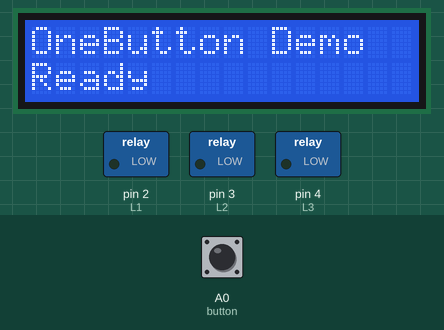
A sketch run on a simulated Arduino Uno, built with avr-gcc and run on an emulated ATmega328P. Shown: 16×2 character LCD, switched loads named in the sketch (green lamp = pin HIGH). The test bench sets the inputs (shaded band); at power-on: A0 (button) HIGH.

Above: at 1.2 s.
1.3 s: A0 (button) pulled LOW for 0.15 s
At 2.2 s:
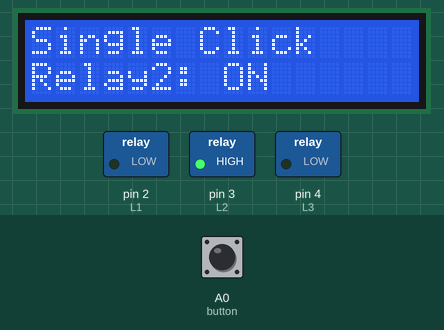
3.4 s: A0 (button) pulled LOW for 1 s
At 5.6 s:
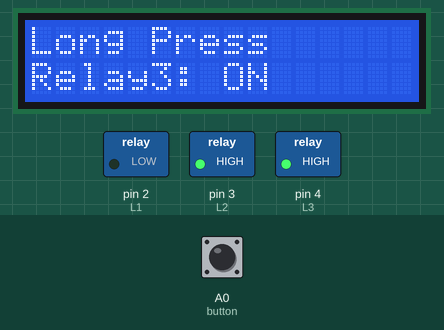
5.9 s: A0 (button) pulled LOW for 0.15 s
At 6.9 s:
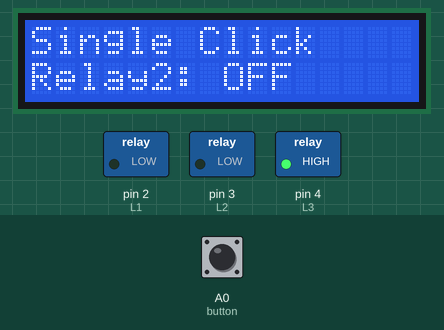
8.0 s: A0 (button) pulled LOW for 3.2 s
At 12.3 s:
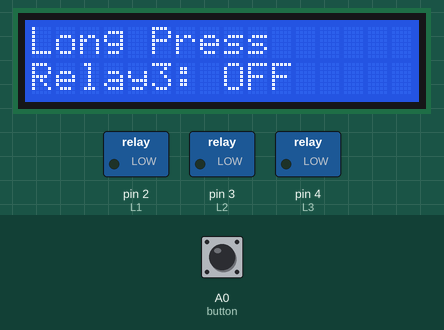
12.7 s: A0 (button) pulsed LOW 5 times (0.12 s each, 0.3 s apart)
At 15.4 s:
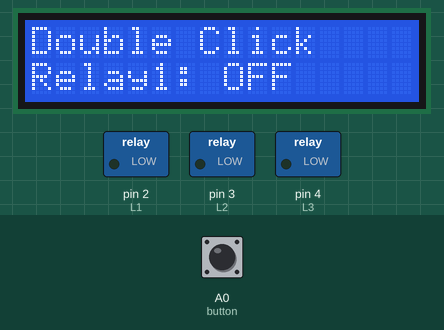
Timing chart, 0 to 16.7 s (numbered marks = the images above; inputs shaded):
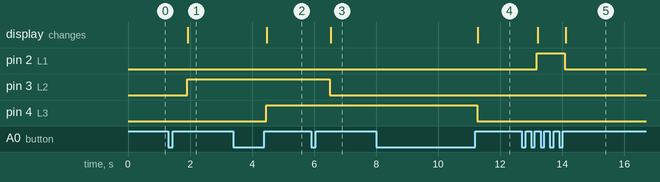

Measured:
- after the input at 1.3 s, pin 3 (L2): LOW → HIGH after 0.61 s; the display: changes after 0.63 s (image 1)
- after the input at 3.4 s, pin 4 (L3): LOW → HIGH after 1.1 s; the display: changes after 1.1 s (image 2)
- after the input at 5.9 s, pin 3 (L2): HIGH → LOW after 0.60 s; the display: changes after 0.63 s (image 3)
- after the input at 8.0 s, pin 4 (L3): HIGH → LOW after 3.3 s; the display: changes after 3.3 s (image 4)
- after the input at 12.7 s, pin 2 (L1): LOW → HIGH after 0.49 s, → LOW 0.90 s later; the display: first changes after 0.51 s (image 5 shows a later state)

The sketch:

sketch.ino
```cpp
#include <OneButton.h>
#include <Wire.h>
#include <LiquidCrystal_I2C.h>
LiquidCrystal_I2C lcd(0x27, 16, 2);
OneButton button(A0, true);
#define L1 2
#define L2 3
#define L3 4
int RLY1 = LOW;
int RLY2 = LOW;
int RLY3 = LOW;
void setup() {

  pinMode(L1, OUTPUT);
  pinMode(L2, OUTPUT);
  pinMode(L3, OUTPUT);
  lcd.init();
  lcd.backlight();
  lcd.setCursor(0, 0);
  lcd.print("OneButton Demo");
  lcd.setCursor(0, 1);
  lcd.print("Ready");
  button.attachClick(singleClick);
  button.attachDoubleClick(doubleClick);
  button.attachLongPressStop(longClick);
}

void loop() {

  button.tick();
  delay(10);
}
void doubleClick() {
  RLY1 = !RLY1;
  digitalWrite(L1, RLY1);
  lcd.clear();
  lcd.setCursor(0, 0);
  lcd.print("Double Click");
  lcd.setCursor(0, 1);
  lcd.print("Relay1: ");
  lcd.print(RLY1 ? "ON " : "OFF");
  delay(250);
}
void singleClick() {
  RLY2 = !RLY2;
  digitalWrite(L2, RLY2);
  lcd.clear();
  lcd.setCursor(0, 0);
  lcd.print("Single Click");
  lcd.setCursor(0, 1);
  lcd.print("Relay2: ");
  lcd.print(RLY2 ? "ON " : "OFF");
  delay(250);
}

void longClick() {
  RLY3 = !RLY3;
  digitalWrite(L3, RLY3);
  lcd.clear();
  lcd.setCursor(0, 0);
  lcd.print("Long Press");
  lcd.setCursor(0, 1);
  lcd.print("Relay3: ");
  lcd.print(RLY3 ? "ON " : "OFF");
  delay(250);
}
```
